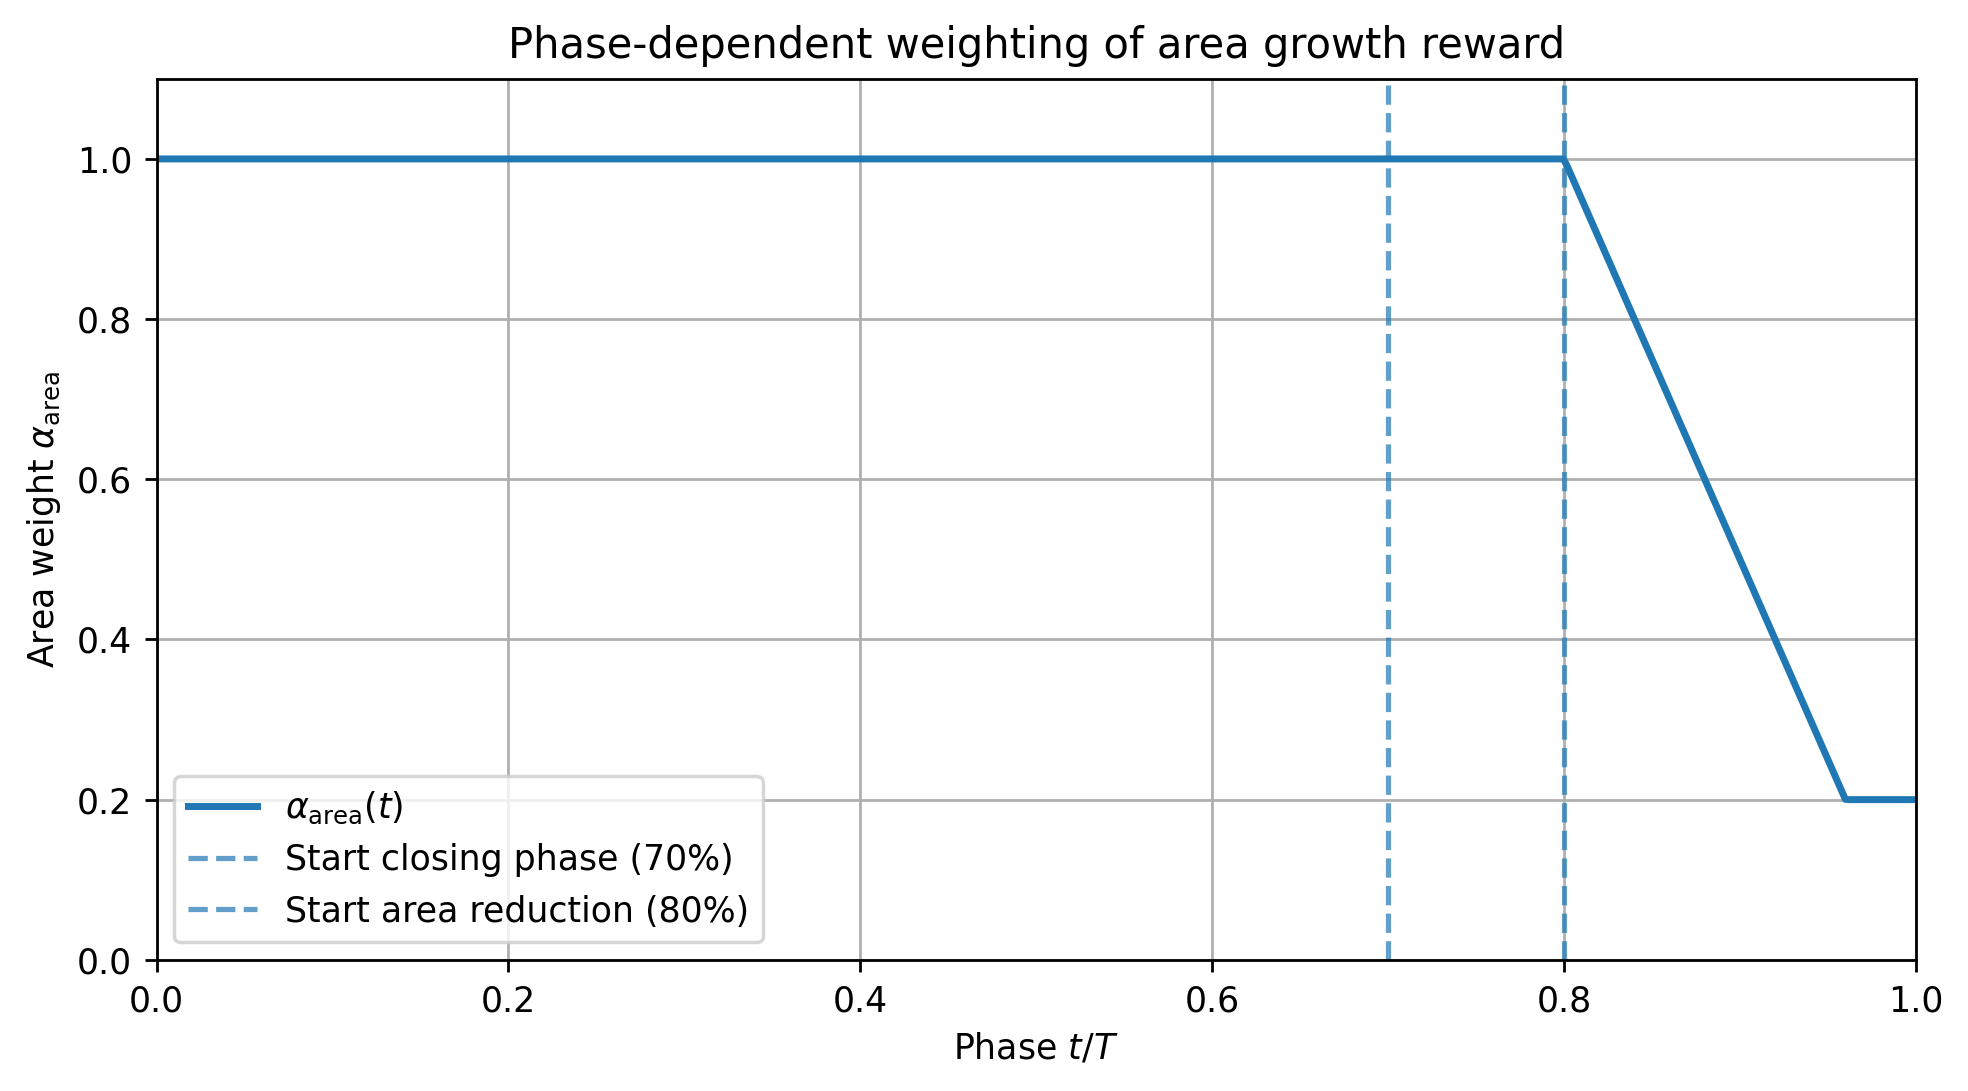

The Python source for this figure:
import numpy as np
import matplotlib.pyplot as plt

phase = np.linspace(0.0, 1.0, 500)

alpha_area_t = np.maximum(0.2, 1.0 - np.maximum(0.0, (phase - 0.8) / 0.2))

plt.figure(figsize=(8, 4.5))
plt.plot(phase, alpha_area_t, linewidth=2, label=r'$\alpha_{\mathrm{area}}(t)$')
plt.axvline(0.7, linestyle='--', alpha=0.7, label='Start closing phase (70%)')
plt.axvline(0.8, linestyle='--', alpha=0.7, label='Start area reduction (80%)')
plt.xlabel('Phase $t/T$')
plt.ylabel(r'Area weight $\alpha_{\mathrm{area}}$')
plt.title('Phase-dependent weighting of area growth reward')
plt.ylim(0.0, 1.1)
plt.xlim(0.0, 1.0)
plt.grid(True)
plt.legend()
plt.tight_layout()
plt.savefig("flächen_wachstum.png", dpi=250, bbox_inches="tight")
plt.show()
